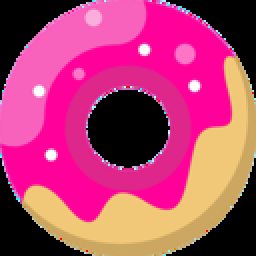
#> input picture ship/ios-before/launch-128.png, 128 x 128 px (shown 2 times larger)
$ python find-icon.py ../ios-before/launch-128.png ../ios-before/launch-192.png 1.0 1.0
#> lines starting #> are read from the running program, lines starting #| are printed output that depends on the picture
"""Locate the Scroll Anytime icon on a Springboard screenshot so the demo can TAP it.

The video has to begin the way Apple asked, at the Home Screen with a real tap on the icon, and a
freshly installed app lands wherever there is a free slot — which on a clean Simulator is not even
the first page. So this is called once per page while the driver swipes through them.

Two things the first attempt got wrong, both of which ended with the walk recorded inside Apple's
Wallet app: the threshold was low enough that any icon-shaped thing matched, and the template was
the full-bleed 1024 artwork, whose corners Springboard masks away. Now the template is the icon
iOS itself rasterised into the installed bundle, both sides are centre-cropped past the corner
radius, and the bar to declare a match is high.

Prints "x y" in POINTS on success; exits 3 when this page does not hold the icon.
"""
import sys
import cv2

shot_path, icon_path, scale = sys.argv[1], sys.argv[2], float(sys.argv[3])
FLOOR = float(sys.argv[4]) if len(sys.argv) > 4 else 0.62

shot = cv2.imread(shot_path, cv2.IMREAD_COLOR)
#> shot is the input picture: shape (128, 128, 3); mean B, G, R 110.8, 65.7, 178.3
icon = cv2.imread(icon_path, cv2.IMREAD_COLOR)
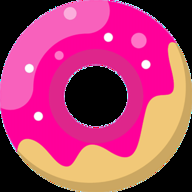
#> input picture ship/ios-before/launch-192.png, 192 x 192 px
#> icon is the input picture: shape (192, 192, 3); mean B, G, R 108.5, 64, 174.8
if shot is None or icon is None:
    print('ERR unreadable image', file=sys.stderr)
    sys.exit(2)

# Springboard masks the icon into a squircle, so the corners of the source artwork are never on
# screen. Compare only the middle, where the two are actually the same pixels.
def core(img):
    h, w = img.shape[:2]
#> h = 192; w = 192
    m = int(min(h, w) * 0.18)
#> m = 34
    return img[m:h - m, m:w - m]
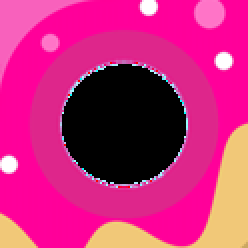
#> returned value: shape (124, 124, 3) (shown 2 times larger); mean of channels 0, 1, 2 121.6, 41.6, 195.5; drawn as B, G, R

icon = core(icon)

best_pt, best_score, best_side = None, -1.0, 0
for side in range(90, 240, 6):
    t = cv2.resize(icon, (side, side), interpolation=cv2.INTER_AREA)
    if t.shape[0] >= shot.shape[0] or t.shape[1] >= shot.shape[1]:
        continue
    _, mx, _, loc = cv2.minMaxLoc(cv2.matchTemplate(shot, t, cv2.TM_CCOEFF_NORMED))
    if mx > best_score:
        best_pt, best_score, best_side = (loc[0] + side / 2, loc[1] + side / 2), mx, side
#> this loop made 25 passes
#> (mx, loc, best_pt, best_score, best_side) on pass 1: (0.818, (19, 17), (64, 62), 0.818, 90)
#> (mx, loc) on passes 2 to 7: (0.72, (15, 12)), (0.615, (12, 8)), (0.487, (8, 6)), (0.363, (4, 5)), (0.253, (0, 0)), (0.149, (0, 0))
#> pass 1, `t = cv2.resize(icon, (side, side), interpolation=cv2.INTER_AREA)`:
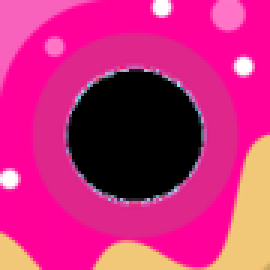
#> t: shape (90, 90, 3) (shown 3 times larger); mean B, G, R 121.6, 41.6, 195.5
#> pass 2, `t = cv2.resize(icon, (side, side), interpolation=cv2.INTER_AREA)`:
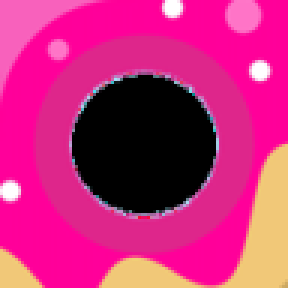
#> t: shape (96, 96, 3) (shown 3 times larger); mean B, G, R 121.6, 41.6, 195.5
#> pass 3, `t = cv2.resize(icon, (side, side), interpolation=cv2.INTER_AREA)`:
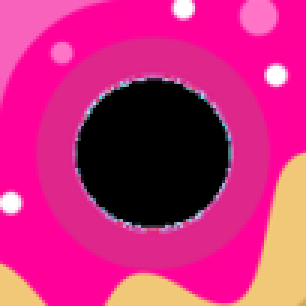
#> t: shape (102, 102, 3) (shown 3 times larger); mean B, G, R 121.6, 41.6, 195.5
#> after the loop, best_score = 0.818; best_side = 90

print(f'best {best_score:.3f} at {best_pt} side {best_side}', file=sys.stderr)
if best_score < FLOOR:
#> (the run stopped early here; a loop or call above may not have finished)
